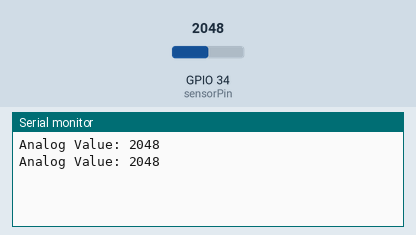
A sketch run on a simulated ESP32. Shown: the last lines printed to the serial monitor. The test bench sets the inputs (shaded band); at power-on: GPIO 34 (sensorPin) = 2048.

Above: at 1.8 s.
1.9 s: GPIO 34 (sensorPin) set to 2866
At 2.8 s:
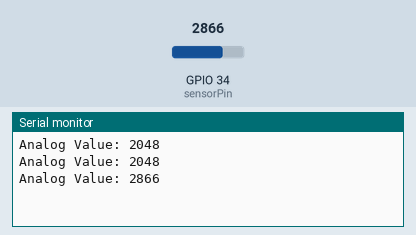
3.4 s: GPIO 34 (sensorPin) set to 3603
At 4.8 s:
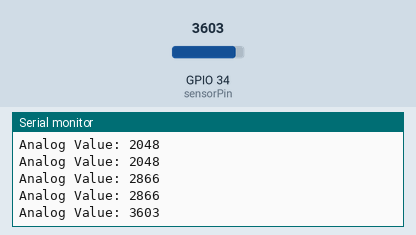
Timing chart, 0 to 6.4 s (numbered marks = the images above; inputs shaded):
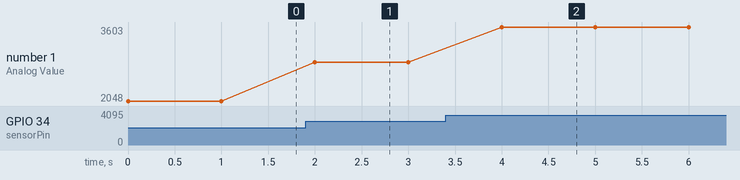

Measured:
- after the input at 1.9 s, the serial monitor: prints a new line after 0.10 s (image 1)
- after the input at 3.4 s, the serial monitor: prints a new line after 0.60 s (image 2)
- plotted number 1: 2048 → 2866 after the input at 1.9 s, 2866 → 3603 after the input at 3.4 s

The sketch:

MQ9_tester.ino
```cpp
// Define the pin to which the MQ-9 sensor is connected (GPIO 34 on ESP32)
const int sensorPin = 34;

void setup() {
  // Initialize serial communication at a baud rate of 9600
  Serial.begin(9600);
}

void loop() {
  // Read the analog value from the sensor
  int sensorValue = analogRead(sensorPin);

  // Print the sensor value to the serial monitor
  Serial.print("Analog Value: ");
  Serial.println(sensorValue);

  // You can also convert the analog value to a voltage if you know the reference voltage.
  // For example, if using a 3.3V board (ESP32), you can calculate the voltage like this:
  // float voltage = (sensorValue / 4095.0) * 3.3;
  // Serial.print("Voltage: ");
  // Serial.println(voltage);

  // Add a delay to control the rate of readings (in milliseconds)
  delay(1000); // 1 second
}
```
